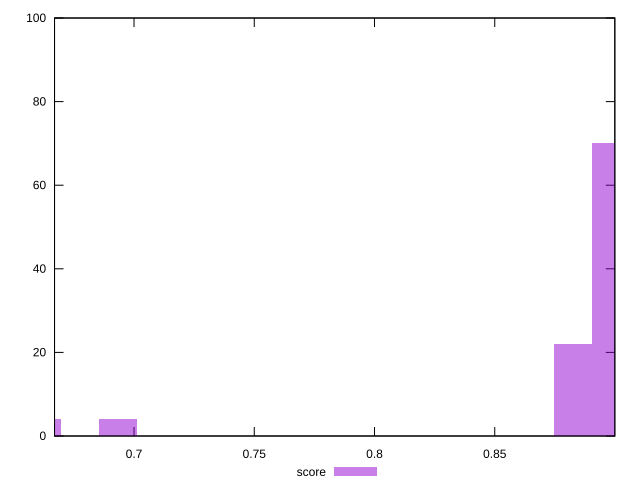

The script that saved this image:
reset

$score <<EOF
0.8983329244036871 70
0.8825726976597628 22
0.661929523244822 4
0.6934499767326707 4
EOF

set key outside below
set boxwidth 0.015760226743924334
set xrange [0.6669467082670449:0.899930034354399]
set yrange [0:100]
set trange [0:100]
set style fill transparent solid 0.5 noborder
set terminal svg size 640, 490 enhanced background rgb 'white'
set output "report_00008_2021-01-22T20:58:29.167/largest-contentful-paint/samples/pages+cached+noexternal+nocss/score/histogram.svg"

plot $score title "score" with boxes

reset
